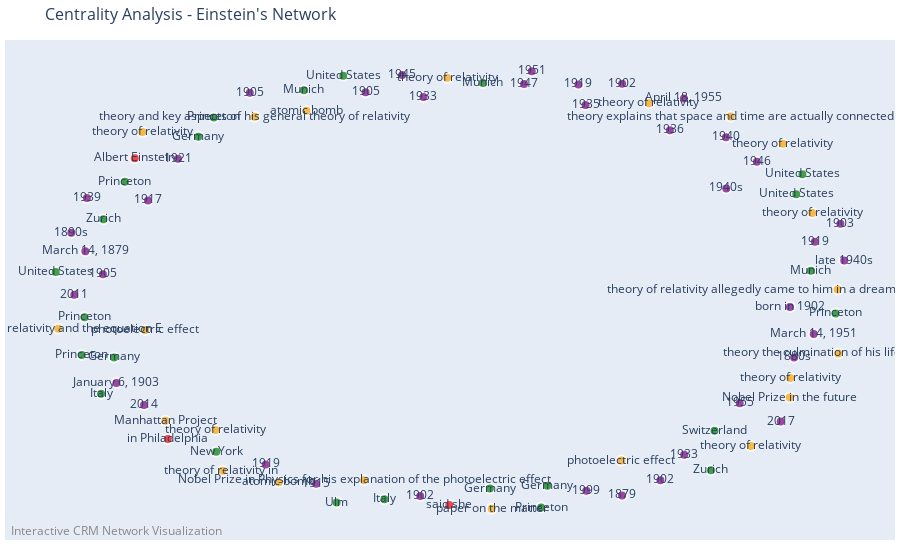
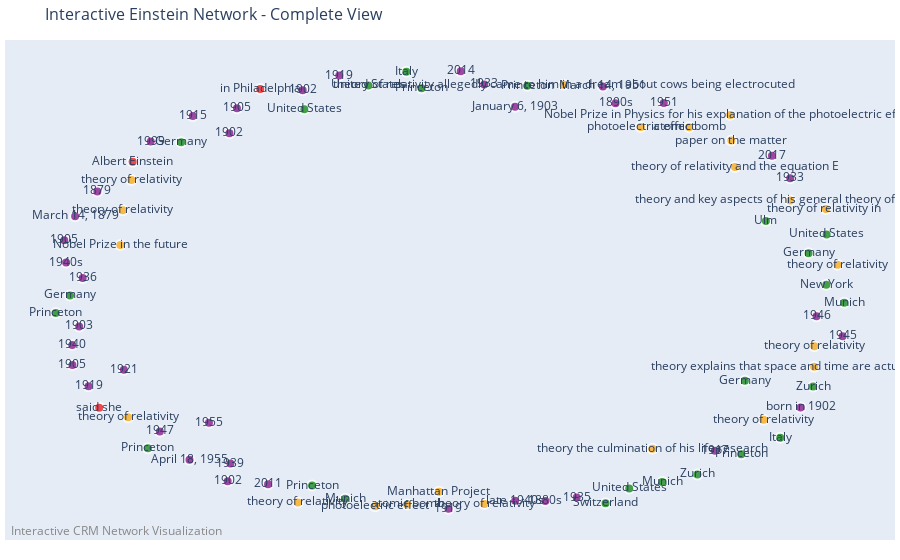

Source (notebook cell) for these figures, in order:
### Markdown cell above
## Step 8: Enhanced Interactive Features

Create additional interactive visualizations with community structure and centrality analysis.

### Code cell
# Create enhanced interactive visualizations
print("🎨 Creating enhanced interactive visualizations...")

# 1. Community Structure Visualization
if communities:
    print("📊 Creating community structure visualization...")
    community_fig = create_interactive_plot(
        graph,
        title="Community Structure - Einstein's Network",
        node_size_multiplier=25,
        edge_width_multiplier=2
    )
    
    # Add community colors
    community_colors = px.colors.qualitative.Set3[:len(communities)]
    for i, community in enumerate(communities):
        for node_id in community:
            if node_id in community_fig.data[1].marker.color:
                # Update node color for community
                pass
    
    community_file = plots_dir / "community_structure.html"
    community_fig.write_html(str(community_file))
    print(f"✅ Generated community plot: {community_file}")
    
    # Display community visualization
    try:
        community_fig.show()
    except ValueError as e:
        print(f"⚠️  Display issue: {e}")
        print(f"📁 Community plot saved: {community_file}")

# 2. Centrality Analysis Visualization
print("📊 Creating centrality analysis visualization...")
centrality_fig = create_interactive_plot(
    graph,
    title="Centrality Analysis - Einstein's Network",
    node_size_multiplier=30,
    edge_width_multiplier=1.5
)

centrality_file = plots_dir / "centrality_analysis.html"
centrality_fig.write_html(str(centrality_file))
print(f"✅ Generated centrality plot: {centrality_file}")

# Display centrality visualization
try:
    centrality_fig.show()
except ValueError as e:
    print(f"⚠️  Display issue: {e}")
    print(f"📁 Centrality plot saved: {centrality_file}")

# 3. Main Interactive Network
print("📊 Creating main interactive network...")
main_fig = create_interactive_plot(
    graph,
    title="Interactive Einstein Network - Complete View",
    node_size_multiplier=20,
    edge_width_multiplier=2
)

main_file = plots_dir / "interactive_network.html"
main_fig.write_html(str(main_file))
print(f"✅ Generated main interactive plot: {main_file}")

# Display main visualization
try:
    main_fig.show()
except ValueError as e:
    print(f"⚠️  Display issue: {e}")
    print(f"📁 Main plot saved: {main_file}")

### Figure 1 — Plotly figure (JSON) as saved in the notebook; plotly's stock layout.template omitted (floating-point values rounded to 4 significant figures)
{"data": [{"hoverinfo": "none", "line": {"color": "#888", "width": 1.5}, "mode": "lines", "type": "scatter", "x": [], "y": []}, {"hoverinfo": "text", "hovertext": ["ID: 797b5fe7-2a10-4efd-a4a7-91239a0aca22<br>Label: Albert Einstein<br>Class: E21", "ID: 720a3369-c06e-45c2-b4bf-1322c83ed633<br>Label: in Philadelphia<br>Class: E21", "ID: d2dc38f9-c68e-4fe9-aa02-20112aa57122<br>Label: said she<br>Class: E21", "ID: 64502329-0a36-4b7c-af81-6b30da10ed6a<br>Label: Ulm<br>Class: E53", "ID: 9d34e357-6730-46ff-a459-33d005ee1e0f<br>Label: Munich<br>Class: E53", "ID: a1ae5da1-d471-491d-a02d-cc7c2767f014<br>Label: Munich<br>Class: E53", "ID: d81a0267-136e-4984-8218-249ca0893d27<br>Label: Munich<br>Class: E53", "ID: 7cf6ed68-bbf3-4d28-9eae-77b2f794fb6b<br>Label: Zurich<br>Class: E53", "ID: c7be0797-afbe-47e5-91d5-d8960bcd514c<br>Label: Zurich<br>Class: E53", "ID: 29355bc8-9837-4f4b-a734-cbbbc6ea4e12<br>Label: Princeton<br>Class: E53", "ID: 46a44a65-ca92-4eff-a8dd-9c09476a1fa1<br>Label: Princeton<br>Class: E53", "ID: 9100a1fb-684f-43a4-aac2-de752780f97a<br>Label: Princeton<br>Class: E53", "ID: 951ec7d6-30b2-4aea-9894-4d633ed5d850<br>Label: Princeton<br>Class: E53", "ID: 88763c20-0745-46b9-944e-98c8cc6d42d7<br>Label: Princeton<br>Class: E53", "ID: 8f08b484-a836-476f-a872-251580160563<br>Label: Princeton<br>Class: E53", "ID: b1ae096d-b94e-492c-a017-2f9ef417cc47<br>Label: New York<br>Class: E53", "ID: 44468a5b-fc66-4145-a56f-18f3c5942468<br>Label: Switzerland<br>Class: E53", "ID: 09a59d37-d890-4d09-95de-225d49395b42<br>Label: Germany<br>Class: E53", "ID: 8be1a9c1-bf6f-4c2c-8f81-6ca705245be9<br>Label: Germany<br>Class: E53", "ID: febf9ba4-6639-41af-b26f-b674a72cdbea<br>Label: Germany<br>Class: E53", "ID: cd149c79-e905-42d6-b532-67c9e901b0d3<br>Label: Germany<br>Class: E53", "ID: 9047b03f-0f28-41c2-aa49-807e8bf04b63<br>Label: Italy<br>Class: E53", "ID: ee0d412d-ffff-4205-b321-a39e2946883e<br>Label: Italy<br>Class: E53", "ID: 886f940c-563e-454a-8f63-12534ea7e0c8<br>Label: United States<br>Class: E53", "ID: 30e278af-1f7b-4745-8acf-84221c1f139a<br>Label: United States<br>Class: E53", "ID: c2044bbb-a8f0-436a-9afe-c83653def569<br>Label: United States<br>Class: E53", "ID: 5c80139f-11cc-4672-ba38-3a5dfaacbf3f<br>Label: United States<br>Class: E53", "ID: 9b0b536b-55c6-48cf-8746-ad2b6d47a2db<br>Label: theory of relativity<br>Class: E22", "ID: 299e9c9c-06f1-4739-a885-4df2ca638902<br>Label: theory of relativity and the equation E<br>Class: E22", "ID: 1d3ce3a5-17d7-4eb5-8299-2ecb540de1ca<br>Label: theory of relativity in <br>Class: E22", "ID: 6246f06f-ea55-493c-93ec-e1cd28e96cd6<br>Label: theory explains that space and time are actually connected<br>Class: E22", "ID: ab4f517d-ccc3-4ee4-9535-8f5efc7951c5<br>Label: theory of relativity<br>Class: E22", "ID: 0dc9ba9d-2dc1-4ef4-9596-4feb19656422<br>Label: theory the culmination of his life research<br>Class: E22", "ID: 3e8db6eb-7dae-402f-b7b2-54c4e51a431d<br>Label: theory and key aspects of his general theory of relativity<br>Class: E22", "ID: c8ce630c-78a1-4a0a-b822-6e421b932c02<br>Label: theory of relativity allegedly came to him in a dream about cows being electrocuted<br>Class: E22", "ID: 88391b98-297c-4664-9b96-34d2c291feb3<br>Label: paper on the matter<br>Class: E22", "ID: 6d001b1f-779f-433b-b8e1-935c8dae37ed<br>Label: Nobel Prize in Physics for his explanation of the photoelectric effect<br>Class: E22", "ID: cfdfb65d-7808-42bd-8277-8666c2e30fc2<br>Label: Nobel Prize in the future<br>Class: E22", "ID: e10a769a-5ea1-47db-b1cc-5e4d66885cd8<br>Label: theory of relativity<br>Class: E22", "ID: d9e3947f-e7a8-4192-a3d6-812457c71235<br>Label: theory of relativity<br>Class: E22", "ID: 13d2e636-7ede-4297-a1cf-82943ac1618e<br>Label: theory of relativity<br>Class: E22", "ID: 8893c8a0-c98b-4d3f-a4f5-ddd9eac844f9<br>Label: theory of relativity<br>Class: E22", "ID: f5c4879c-329a-419c-a6d7-6c0222b8c600<br>Label: theory of relativity<br>Class: E22", "ID: 0e435f4d-fe91-45ec-b9c6-fb7aeec86167<br>Label: theory of relativity<br>Class: E22", "ID: 56d3fb52-1186-4e2f-9544-7bf77b28bb85<br>Label: photoelectric effect<br>Class: E22", "ID: 2fc43e81-788e-455f-85e6-abf16aa6a79c<br>Label: photoelectric effect<br>Class: E22", "ID: ca1e3d86-03ff-46d0-9995-7e4aa0466c09<br>Label: atomic bomb<br>Class: E22", "ID: 785d0d94-47fc-4628-998d-69a0aeafbc8f<br>Label: Manhattan Project<br>Class: E22", "ID: 38f4be2c-5661-4711-8e8a-aa9ff9d4c060<br>Label: atomic bomb<br>Class: E22", "ID: 4a43f93d-9ab5-49b5-ae46-d47f9754435d<br>Label: born in 1902<br>Class: E52", "ID: 5f711ede-8aeb-4668-86d7-5fa9ab96d932<br>Label: March 14, 1879<br>Class: E52", "ID: 0aba9f6d-ebef-4de5-b76c-7bf827d1db9e<br>Label: January 6, 1903<br>Class: E52", "ID: 0ad2e915-54d4-4084-ba7c-c73c898144c4<br>Label: March 14, 1951<br>Class: E52", "ID: 8c51853c-d0e0-461c-8153-8252743806cd<br>Label: April 18, 1955<br>Class: E52", "ID: c7aebf6c-2665-499c-90ab-9cbdccb2aafc<br>Label: late 1940s<br>Class: E52", "ID: 9b558b4a-9e16-4fd0-b10f-308b2402d513<br>Label: 1880s<br>Class: E52", "ID: 0ebbe327-2160-45aa-b199-e0d0ea511df7<br>Label: 1890s<br>Class: E52", "ID: a4a04263-f2eb-4919-90ec-a69f56aacb33<br>Label: 1940s<br>Class: E52", "ID: 21173323-8982-47d0-97e0-a9990c836783<br>Label: 1879<br>Class: E52", "ID: de03cbc9-9895-4064-96ef-632fd1a8f2f9<br>Label: 1902<br>Class: E52", "ID: df6f8b42-795f-4e9a-bdc9-b834934134c1<br>Label: 1905<br>Class: E52", "ID: 5c5bb23a-a731-42a0-8158-3214976826ae<br>Label: 1905<br>Class: E52", "ID: 8d083651-18f8-4475-b6e0-3fcbc902da0f<br>Label: 1915<br>Class: E52", "ID: d47effbf-d67b-466d-a90d-87f8b5101de5<br>Label: 1919<br>Class: E52", "ID: 688f043e-767b-4870-8311-9bb74e41e905<br>Label: 1905<br>Class: E52", "ID: aa09bafa-9d6b-4ce6-8188-80eb51429ab9<br>Label: 1917<br>Class: E52", "ID: 90155c0c-40e3-4a73-b7de-a6e295b21e5a<br>Label: 1933<br>Class: E52", "ID: 4a3c0769-9c0a-496d-b698-8047e18db611<br>Label: 1921<br>Class: E52", "ID: 4c3b5cff-3b86-4b9a-867d-5bf4a460749e<br>Label: 1903<br>Class: E52", "ID: 565979d4-56bf-41a7-b375-d559e879eeb4<br>Label: 1902<br>Class: E52", "ID: d1db46c9-ad68-41da-9412-f96d8ecb7f8f<br>Label: 1902<br>Class: E52", "ID: 3fd4e4ae-cf3f-4761-95b0-c90ef3d9b6af<br>Label: 1919<br>Class: E52", "ID: 0c97c5ca-789e-4bdf-9103-7ca65b4e750f<br>Label: 1919<br>Class: E52", "ID: a99e21d2-c8a6-4ed5-9ba2-98d426fe6d7c<br>Label: 1936<br>Class: E52", "ID: 75f7b3e6-461a-4811-8ab1-5cd6428ba432<br>Label: 1933<br>Class: E52", "ID: 7b084e92-469a-41de-a7d6-89c862ffc69c<br>Label: 1935<br>Class: E52", "ID: 61b9b760-a6a5-4222-9414-2faa010b30a1<br>Label: 1939<br>Class: E52", "ID: 306a3b00-796b-40c1-a16a-daa0e1f7af09<br>Label: 1940<br>Class: E52", "ID: 3996349a-8e82-44ad-ad21-41ca50b37104<br>Label: 1945<br>Class: E52", "ID: 71e8f952-1ed1-4de2-8e28-dffb7158d490<br>Label: 1947<br>Class: E52", "ID: c6c0ce05-8bf5-460f-b1cb-8b6be7d459a5<br>Label: 1946<br>Class: E52", "ID: c53b8952-082a-404a-899e-62398c6c30e1<br>Label: 1951<br>Class: E52", "ID: 5e90837c-f64b-45ec-9266-66d8eb948149<br>Label: 2017<br>Class: E52", "ID: ef367e09-09f7-4d08-a078-c6a1ec9f294d<br>Label: 1955<br>Class: E52", "ID: 8b64fed8-c857-4dca-82aa-03b04ed7db72<br>Label: 2014<br>Class: E52", "ID: ba435b36-eb13-4b6b-b4e7-877291f5efbd<br>Label: 1999<br>Class: E52", "ID: 29ad4c18-9ebf-4c61-b432-1903acc66a05<br>Label: 2011<br>Class: E52"], "marker": {"color": ["red", "red", "red", "green", "green", "green", "green", "green", "green", "green", "green", "green", "green", "green", "green", "green", "green", "green", "green", "green", "green", "green", "green", "green", "green", "green", "green", "orange", "orange", "orange", "orange", "orange", "orange", "orange", "orange", "orange", "orange", "orange", "orange", "orange", "orange", "orange", "orange", "orange", "orange", "orange", "orange", "orange", "orange", "purple", "purple", "purple", "purple", "purple", "purple", "purple", "purple", "purple", "purple", "purple", "purple", "purple", "purple", "purple", "purple", "purple", "purple", "purple", "purple", "purple", "purple", "purple", "purple", "purple", "purple", "purple", "purple", "purple", "purple", "purple", "purple", "purple", "purple", "purple", "purple", "purple", "purple"], "line": {"color": "white", "width": 2}, "size": [10, 10, 10, 10, 10, 10, 10, 10, 10, 10, 10, 10, 10, 10, 10, 10, 10, 10, 10, 10, 10, 10, 10, 10, 10, 10, 10, 10, 10, 10, 10, 10, 10, 10, 10, 10, 10, 10, 10, 10, 10, 10, 10, 10, 10, 10, 10, 10, 10, 10, 10, 10, 10, 10, 10, 10, 10, 10, 10, 10, 10, 10, 10, 10, 10, 10, 10, 10, 10, 10, 10, 10, 10, 10, 10, 10, 10, 10, 10, 10, 10, 10, 10, 10, 10, 10, 10]}, "mode": "markers+text", "text": ["Albert Einstein", "in Philadelphia", "said she", "Ulm", "Munich", "Munich", "Munich", "Zurich", "Zurich", "Princeton", "Princeton", "Princeton", "Princeton", "Princeton", "Princeton", "New York", "Switzerland", "Germany", "Germany", "Germany", "Germany", "Italy", "Italy", "United States", "United States", "United States", "United States", "theory of relativity", "theory of relativity and the equation E", "theory of relativity in ", "theory explains that space and time are actually connected", "theory of relativity", "theory the culmination of his life research", "theory and key aspects of his general theory of relativity", "theory of relativity allegedly came to him in a dream about cows being electrocuted", "paper on the matter", "Nobel Prize in Physics for his explanation of the photoelectric effect", "Nobel Prize in the future", "theory of relativity", "theory of relativity", "theory of relativity", "theory of relativity", "theory of relativity", "theory of relativity", "photoelectric effect", "photoelectric effect", "atomic bomb", "Manhattan Project", "atomic bomb", "born in 1902", "March 14, 1879", "January 6, 1903", "March 14, 1951", "April 18, 1955", "late 1940s", "1880s", "1890s", "1940s", "1879", "1902", "1905", "1905", "1915", "1919", "1905", "1917", "1933", "1921", "1903", "1902", "1902", "1919", "1919", "1936", "1933", "1935", "1939", "1940", "1945", "1947", "1946", "1951", "2017", "1955", "2014", "1999", "2011"], "textposition": "middle center", "type": "scatter", "x": [-0.8026, -0.7198, -0.01665, -0.2982, -0.38, 0.06752, 0.887, 0.6373, -0.8809, -0.9281, -0.935, -0.8272, 0.9487, 0.2131, -0.6051, -0.599, 0.6461, -0.854, -0.6438, 0.2283, 0.08473, -0.1787, -0.8867, -0.2817, 0.8503, -1, 0.8657, -0.02188, -0.9937, -0.5832, 0.6866, 0.8354, 0.9556, -0.5028, 0.9537, 0.08932, -0.2296, 0.8342, -0.7836, 0.8902, 0.8167, 0.737, 0.4824, -0.6006, -0.7768, 0.4133, -0.4425, -0.7261, -0.3737, 0.8346, -0.9261, -0.8483, 0.8941, 0.5698, 0.9704, 0.845, -0.961, 0.6755, 0.4151, 0.4153, -0.8821, -0.2258, -0.3493, 0.306, -0.5151, -0.7695, -0.08118, -0.6945, 0.9606, -0.08928, 0.5109, 0.8969, -0.4755, 0.5347, 0.5703, 0.3239, -0.9221, 0.6747, -0.1342, 0.1702, 0.7521, 0.1895, 0.8115, 0.7092, -0.7795, 0.3258, -0.9538], "y": [0.5842, -0.6751, -0.971, -0.9597, 0.8884, 0.9215, 0.07961, -0.8151, 0.3103, -0.1288, -0.2979, 0.4787, -0.1122, -0.9823, 0.7665, -0.7319, -0.6374, -0.3092, 0.6807, -0.8843, -0.8972, -0.9446, -0.4716, 0.9536, 0.4223, 0.07398, 0.512, 0.9444, -0.1803, -0.8171, 0.7706, -0.4012, -0.2911, 0.7696, -0.00493, -0.9876, -0.8599, -0.4892, 0.7009, 0.3387, 0.649, -0.7064, 0.8301, -0.6346, -0.1864, -0.7718, -0.8693, -0.5933, 0.7969, -0.08304, 0.1672, -0.4244, -0.2041, 0.8519, 0.125, -0.3093, 0.2496, 0.4484, -0.928, 0.9174, 0.06422, 0.8791, -0.8758, 0.9144, 0.8777, 0.3945, 0.8578, 0.5812, 0.29, -0.9301, -0.8599, 0.2097, -0.7888, 0.709, -0.7453, 0.8227, 0.405, 0.6777, 0.9569, 0.9161, 0.5679, 0.9738, -0.5966, -0.5148, -0.5228, -0.9064, -0.02876]}], "layout": {"annotations": [{"font": {"color": "#888", "size": 12}, "showarrow": false, "text": "Interactive CRM Network Visualization", "x": 0.005, "xanchor": "left", "xref": "paper", "y": -0.002, "yanchor": "bottom", "yref": "paper"}], "hovermode": "closest", "margin": {"b": 20, "l": 5, "r": 5, "t": 40}, "showlegend": false, "title": {"font": {"size": 16}, "text": "Centrality Analysis - Einstein's Network"}, "xaxis": {"showgrid": false, "showticklabels": false, "zeroline": false}, "yaxis": {"showgrid": false, "showticklabels": false, "zeroline": false}}}

### Figure 2 — Plotly figure (JSON) as saved in the notebook; plotly's stock layout.template omitted (floating-point values rounded to 4 significant figures)
{"data": [{"hoverinfo": "none", "line": {"color": "#888", "width": 2}, "mode": "lines", "type": "scatter", "x": [], "y": []}, {"hoverinfo": "text", "hovertext": ["ID: 797b5fe7-2a10-4efd-a4a7-91239a0aca22<br>Label: Albert Einstein<br>Class: E21", "ID: 720a3369-c06e-45c2-b4bf-1322c83ed633<br>Label: in Philadelphia<br>Class: E21", "ID: d2dc38f9-c68e-4fe9-aa02-20112aa57122<br>Label: said she<br>Class: E21", "ID: 64502329-0a36-4b7c-af81-6b30da10ed6a<br>Label: Ulm<br>Class: E53", "ID: 9d34e357-6730-46ff-a459-33d005ee1e0f<br>Label: Munich<br>Class: E53", "ID: a1ae5da1-d471-491d-a02d-cc7c2767f014<br>Label: Munich<br>Class: E53", "ID: d81a0267-136e-4984-8218-249ca0893d27<br>Label: Munich<br>Class: E53", "ID: 7cf6ed68-bbf3-4d28-9eae-77b2f794fb6b<br>Label: Zurich<br>Class: E53", "ID: c7be0797-afbe-47e5-91d5-d8960bcd514c<br>Label: Zurich<br>Class: E53", "ID: 29355bc8-9837-4f4b-a734-cbbbc6ea4e12<br>Label: Princeton<br>Class: E53", "ID: 46a44a65-ca92-4eff-a8dd-9c09476a1fa1<br>Label: Princeton<br>Class: E53", "ID: 9100a1fb-684f-43a4-aac2-de752780f97a<br>Label: Princeton<br>Class: E53", "ID: 951ec7d6-30b2-4aea-9894-4d633ed5d850<br>Label: Princeton<br>Class: E53", "ID: 88763c20-0745-46b9-944e-98c8cc6d42d7<br>Label: Princeton<br>Class: E53", "ID: 8f08b484-a836-476f-a872-251580160563<br>Label: Princeton<br>Class: E53", "ID: b1ae096d-b94e-492c-a017-2f9ef417cc47<br>Label: New York<br>Class: E53", "ID: 44468a5b-fc66-4145-a56f-18f3c5942468<br>Label: Switzerland<br>Class: E53", "ID: 09a59d37-d890-4d09-95de-225d49395b42<br>Label: Germany<br>Class: E53", "ID: 8be1a9c1-bf6f-4c2c-8f81-6ca705245be9<br>Label: Germany<br>Class: E53", "ID: febf9ba4-6639-41af-b26f-b674a72cdbea<br>Label: Germany<br>Class: E53", "ID: cd149c79-e905-42d6-b532-67c9e901b0d3<br>Label: Germany<br>Class: E53", "ID: 9047b03f-0f28-41c2-aa49-807e8bf04b63<br>Label: Italy<br>Class: E53", "ID: ee0d412d-ffff-4205-b321-a39e2946883e<br>Label: Italy<br>Class: E53", "ID: 886f940c-563e-454a-8f63-12534ea7e0c8<br>Label: United States<br>Class: E53", "ID: 30e278af-1f7b-4745-8acf-84221c1f139a<br>Label: United States<br>Class: E53", "ID: c2044bbb-a8f0-436a-9afe-c83653def569<br>Label: United States<br>Class: E53", "ID: 5c80139f-11cc-4672-ba38-3a5dfaacbf3f<br>Label: United States<br>Class: E53", "ID: 9b0b536b-55c6-48cf-8746-ad2b6d47a2db<br>Label: theory of relativity<br>Class: E22", "ID: 299e9c9c-06f1-4739-a885-4df2ca638902<br>Label: theory of relativity and the equation E<br>Class: E22", "ID: 1d3ce3a5-17d7-4eb5-8299-2ecb540de1ca<br>Label: theory of relativity in <br>Class: E22", "ID: 6246f06f-ea55-493c-93ec-e1cd28e96cd6<br>Label: theory explains that space and time are actually connected<br>Class: E22", "ID: ab4f517d-ccc3-4ee4-9535-8f5efc7951c5<br>Label: theory of relativity<br>Class: E22", "ID: 0dc9ba9d-2dc1-4ef4-9596-4feb19656422<br>Label: theory the culmination of his life research<br>Class: E22", "ID: 3e8db6eb-7dae-402f-b7b2-54c4e51a431d<br>Label: theory and key aspects of his general theory of relativity<br>Class: E22", "ID: c8ce630c-78a1-4a0a-b822-6e421b932c02<br>Label: theory of relativity allegedly came to him in a dream about cows being electrocuted<br>Class: E22", "ID: 88391b98-297c-4664-9b96-34d2c291feb3<br>Label: paper on the matter<br>Class: E22", "ID: 6d001b1f-779f-433b-b8e1-935c8dae37ed<br>Label: Nobel Prize in Physics for his explanation of the photoelectric effect<br>Class: E22", "ID: cfdfb65d-7808-42bd-8277-8666c2e30fc2<br>Label: Nobel Prize in the future<br>Class: E22", "ID: e10a769a-5ea1-47db-b1cc-5e4d66885cd8<br>Label: theory of relativity<br>Class: E22", "ID: d9e3947f-e7a8-4192-a3d6-812457c71235<br>Label: theory of relativity<br>Class: E22", "ID: 13d2e636-7ede-4297-a1cf-82943ac1618e<br>Label: theory of relativity<br>Class: E22", "ID: 8893c8a0-c98b-4d3f-a4f5-ddd9eac844f9<br>Label: theory of relativity<br>Class: E22", "ID: f5c4879c-329a-419c-a6d7-6c0222b8c600<br>Label: theory of relativity<br>Class: E22", "ID: 0e435f4d-fe91-45ec-b9c6-fb7aeec86167<br>Label: theory of relativity<br>Class: E22", "ID: 56d3fb52-1186-4e2f-9544-7bf77b28bb85<br>Label: photoelectric effect<br>Class: E22", "ID: 2fc43e81-788e-455f-85e6-abf16aa6a79c<br>Label: photoelectric effect<br>Class: E22", "ID: ca1e3d86-03ff-46d0-9995-7e4aa0466c09<br>Label: atomic bomb<br>Class: E22", "ID: 785d0d94-47fc-4628-998d-69a0aeafbc8f<br>Label: Manhattan Project<br>Class: E22", "ID: 38f4be2c-5661-4711-8e8a-aa9ff9d4c060<br>Label: atomic bomb<br>Class: E22", "ID: 4a43f93d-9ab5-49b5-ae46-d47f9754435d<br>Label: born in 1902<br>Class: E52", "ID: 5f711ede-8aeb-4668-86d7-5fa9ab96d932<br>Label: March 14, 1879<br>Class: E52", "ID: 0aba9f6d-ebef-4de5-b76c-7bf827d1db9e<br>Label: January 6, 1903<br>Class: E52", "ID: 0ad2e915-54d4-4084-ba7c-c73c898144c4<br>Label: March 14, 1951<br>Class: E52", "ID: 8c51853c-d0e0-461c-8153-8252743806cd<br>Label: April 18, 1955<br>Class: E52", "ID: c7aebf6c-2665-499c-90ab-9cbdccb2aafc<br>Label: late 1940s<br>Class: E52", "ID: 9b558b4a-9e16-4fd0-b10f-308b2402d513<br>Label: 1880s<br>Class: E52", "ID: 0ebbe327-2160-45aa-b199-e0d0ea511df7<br>Label: 1890s<br>Class: E52", "ID: a4a04263-f2eb-4919-90ec-a69f56aacb33<br>Label: 1940s<br>Class: E52", "ID: 21173323-8982-47d0-97e0-a9990c836783<br>Label: 1879<br>Class: E52", "ID: de03cbc9-9895-4064-96ef-632fd1a8f2f9<br>Label: 1902<br>Class: E52", "ID: df6f8b42-795f-4e9a-bdc9-b834934134c1<br>Label: 1905<br>Class: E52", "ID: 5c5bb23a-a731-42a0-8158-3214976826ae<br>Label: 1905<br>Class: E52", "ID: 8d083651-18f8-4475-b6e0-3fcbc902da0f<br>Label: 1915<br>Class: E52", "ID: d47effbf-d67b-466d-a90d-87f8b5101de5<br>Label: 1919<br>Class: E52", "ID: 688f043e-767b-4870-8311-9bb74e41e905<br>Label: 1905<br>Class: E52", "ID: aa09bafa-9d6b-4ce6-8188-80eb51429ab9<br>Label: 1917<br>Class: E52", "ID: 90155c0c-40e3-4a73-b7de-a6e295b21e5a<br>Label: 1933<br>Class: E52", "ID: 4a3c0769-9c0a-496d-b698-8047e18db611<br>Label: 1921<br>Class: E52", "ID: 4c3b5cff-3b86-4b9a-867d-5bf4a460749e<br>Label: 1903<br>Class: E52", "ID: 565979d4-56bf-41a7-b375-d559e879eeb4<br>Label: 1902<br>Class: E52", "ID: d1db46c9-ad68-41da-9412-f96d8ecb7f8f<br>Label: 1902<br>Class: E52", "ID: 3fd4e4ae-cf3f-4761-95b0-c90ef3d9b6af<br>Label: 1919<br>Class: E52", "ID: 0c97c5ca-789e-4bdf-9103-7ca65b4e750f<br>Label: 1919<br>Class: E52", "ID: a99e21d2-c8a6-4ed5-9ba2-98d426fe6d7c<br>Label: 1936<br>Class: E52", "ID: 75f7b3e6-461a-4811-8ab1-5cd6428ba432<br>Label: 1933<br>Class: E52", "ID: 7b084e92-469a-41de-a7d6-89c862ffc69c<br>Label: 1935<br>Class: E52", "ID: 61b9b760-a6a5-4222-9414-2faa010b30a1<br>Label: 1939<br>Class: E52", "ID: 306a3b00-796b-40c1-a16a-daa0e1f7af09<br>Label: 1940<br>Class: E52", "ID: 3996349a-8e82-44ad-ad21-41ca50b37104<br>Label: 1945<br>Class: E52", "ID: 71e8f952-1ed1-4de2-8e28-dffb7158d490<br>Label: 1947<br>Class: E52", "ID: c6c0ce05-8bf5-460f-b1cb-8b6be7d459a5<br>Label: 1946<br>Class: E52", "ID: c53b8952-082a-404a-899e-62398c6c30e1<br>Label: 1951<br>Class: E52", "ID: 5e90837c-f64b-45ec-9266-66d8eb948149<br>Label: 2017<br>Class: E52", "ID: ef367e09-09f7-4d08-a078-c6a1ec9f294d<br>Label: 1955<br>Class: E52", "ID: 8b64fed8-c857-4dca-82aa-03b04ed7db72<br>Label: 2014<br>Class: E52", "ID: ba435b36-eb13-4b6b-b4e7-877291f5efbd<br>Label: 1999<br>Class: E52", "ID: 29ad4c18-9ebf-4c61-b432-1903acc66a05<br>Label: 2011<br>Class: E52"], "marker": {"color": ["red", "red", "red", "green", "green", "green", "green", "green", "green", "green", "green", "green", "green", "green", "green", "green", "green", "green", "green", "green", "green", "green", "green", "green", "green", "green", "green", "orange", "orange", "orange", "orange", "orange", "orange", "orange", "orange", "orange", "orange", "orange", "orange", "orange", "orange", "orange", "orange", "orange", "orange", "orange", "orange", "orange", "orange", "purple", "purple", "purple", "purple", "purple", "purple", "purple", "purple", "purple", "purple", "purple", "purple", "purple", "purple", "purple", "purple", "purple", "purple", "purple", "purple", "purple", "purple", "purple", "purple", "purple", "purple", "purple", "purple", "purple", "purple", "purple", "purple", "purple", "purple", "purple", "purple", "purple", "purple"], "line": {"color": "white", "width": 2}, "size": [10, 10, 10, 10, 10, 10, 10, 10, 10, 10, 10, 10, 10, 10, 10, 10, 10, 10, 10, 10, 10, 10, 10, 10, 10, 10, 10, 10, 10, 10, 10, 10, 10, 10, 10, 10, 10, 10, 10, 10, 10, 10, 10, 10, 10, 10, 10, 10, 10, 10, 10, 10, 10, 10, 10, 10, 10, 10, 10, 10, 10, 10, 10, 10, 10, 10, 10, 10, 10, 10, 10, 10, 10, 10, 10, 10, 10, 10, 10, 10, 10, 10, 10, 10, 10, 10, 10]}, "mode": "markers+text", "text": ["Albert Einstein", "in Philadelphia", "said she", "Ulm", "Munich", "Munich", "Munich", "Zurich", "Zurich", "Princeton", "Princeton", "Princeton", "Princeton", "Princeton", "Princeton", "New York", "Switzerland", "Germany", "Germany", "Germany", "Germany", "Italy", "Italy", "United States", "United States", "United States", "United States", "theory of relativity", "theory of relativity and the equation E", "theory of relativity in ", "theory explains that space and time are actually connected", "theory of relativity", "theory the culmination of his life research", "theory and key aspects of his general theory of relativity", "theory of relativity allegedly came to him in a dream about cows being electrocuted", "paper on the matter", "Nobel Prize in Physics for his explanation of the photoelectric effect", "Nobel Prize in the future", "theory of relativity", "theory of relativity", "theory of relativity", "theory of relativity", "theory of relativity", "theory of relativity", "photoelectric effect", "photoelectric effect", "atomic bomb", "Manhattan Project", "atomic bomb", "born in 1902", "March 14, 1879", "January 6, 1903", "March 14, 1951", "April 18, 1955", "late 1940s", "1880s", "1890s", "1940s", "1879", "1902", "1905", "1905", "1915", "1919", "1905", "1917", "1933", "1921", "1903", "1902", "1902", "1919", "1919", "1936", "1933", "1935", "1939", "1940", "1945", "1947", "1946", "1951", "2017", "1955", "2014", "1999", "2011"], "textposition": "middle center", "type": "scatter", "x": [-0.8051, -0.4819, -0.8898, 0.7988, -0.2667, 0.9972, 0.5361, 0.9184, 0.6254, -0.3505, -0.7663, 0.1945, -0.07338, 0.7363, -0.9998, 0.9517, 0.3926, -0.9636, -0.6821, 0.9068, 0.7456, -0.1118, 0.8351, 0.9526, -0.2079, -0.3703, 0.4526, 0.08564, 0.7205, 0.9507, 0.9208, -0.8166, 0.5111, 0.8605, 0.2862, 0.7113, 0.7086, -0.8361, -0.8302, -0.3868, 0.9802, 0.9215, 0.7927, -0.8083, 0.482, -0.1905, -0.1099, -0.02941, 0.6043, 0.8865, -0.9507, 0.1635, 0.3859, -0.6611, 0.1637, 0.2402, 0.4179, -0.9735, -0.8944, -0.3744, -0.5409, -0.9576, -0.6526, -0.2817, -0.9783, 0.6695, 0.8603, -0.8273, -0.9404, -0.5644, -0.5599, -0.005234, -0.9167, -0.9315, 0.0854, 0.3196, -0.5574, -0.958, 0.9929, -0.7362, 0.9269, 0.5402, 0.8141, -0.6117, 0.02589, -0.7592, -0.4621], "y": [0.5935, 0.9203, -0.5125, 0.3272, -0.9204, -0.0404, -0.8454, -0.4168, -0.8116, -0.8616, -0.6941, 0.9345, 0.9236, -0.7215, -0.08634, 0.04079, -0.9408, -0.007557, 0.6814, 0.1821, -0.3904, 0.9983, -0.6465, 0.2665, 0.9365, 0.829, -0.8746, -0.9442, 0.5702, 0.3811, -0.3274, -0.5546, -0.696, 0.4196, 0.9396, 0.6888, 0.804, 0.2187, 0.3756, -0.9376, 0.1308, -0.2358, -0.5664, 0.5113, 0.7496, -0.9543, -0.9466, -0.8899, 0.7485, -0.5107, 0.3486, 0.8402, 0.9318, -0.7462, -0.9302, -0.9305, 0.8563, 0.1401, 0.4601, 0.9143, 0.8335, -0.3203, 0.7993, 0.9809, 0.2407, -0.7048, 0.5189, -0.3413, -0.1466, -0.8427, 0.7215, -0.9658, -0.4156, 0.07073, 0.9406, -0.9158, -0.7629, -0.2301, -0.1902, -0.6184, -0.1008, 0.8578, 0.6205, -0.579, 1, 0.6838, -0.8559]}], "layout": {"annotations": [{"font": {"color": "#888", "size": 12}, "showarrow": false, "text": "Interactive CRM Network Visualization", "x": 0.005, "xanchor": "left", "xref": "paper", "y": -0.002, "yanchor": "bottom", "yref": "paper"}], "hovermode": "closest", "margin": {"b": 20, "l": 5, "r": 5, "t": 40}, "showlegend": false, "title": {"font": {"size": 16}, "text": "Interactive Einstein Network - Complete View"}, "xaxis": {"showgrid": false, "showticklabels": false, "zeroline": false}, "yaxis": {"showgrid": false, "showticklabels": false, "zeroline": false}}}
